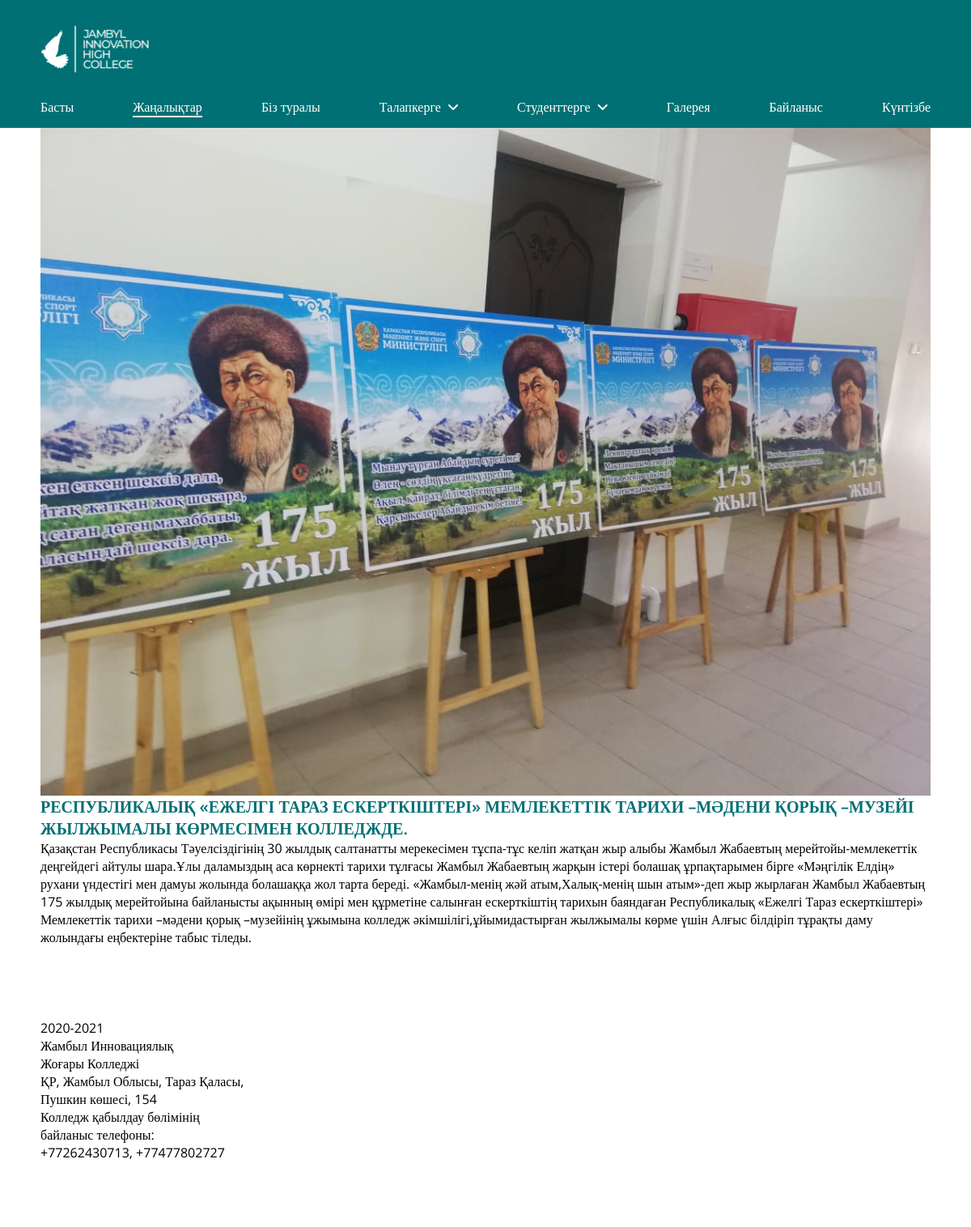
Screenshot of /post/respublikalyk-ezhelgi-taraz-eskertkishteri-memlekettik-tarikhi-mdeni-koryk-muzeii-zhylzhymaly-kormesimen-kolledzhde with the database file from the repository.
### mainapp/models.py (models this page shows, shortened)
class NewsPostForm(models.Model):
    title = models.CharField(max_length=200)
    img = models.ImageField(upload_to="gallery")
    date = models.DateField()
    slug = models.SlugField(default='',unique=True)
    description = models.TextField(max_length=900)

### mainapp/views.py (the view)
# urls.py: path('post/<slug>',  NewsPostDetailView.as_view(), name='post_detail'),
class NewsPostDetailView(DetailView): # новое
    model = NewsPostForm
    template_name = 'news-sinlge.html'
    def get_context_data(self, **kwargs):
        context = super().get_context_data(**kwargs)
        dropdown = NavList.objects.all()
        context['dropdown'] = dropdown
        return context

### templates/news-sinlge.html (shortened to what this page needs)
 {% load static %}
<!DOCTYPE html>
<html lang="en">
<head>
    <link rel="stylesheet" href="{%static 'css/style.css'%}">
    <link rel="stylesheet" href="https://cdnjs.cloudflare.com/ajax/libs/font-awesome/6.0.0-beta2/css/all.min.css"
    />
    <link href='https://unpkg.com/boxicons@2.0.9/css/boxicons.min.css' rel='stylesheet'>
    <link rel="stylesheet" href="https://unpkg.com/swiper@7/swiper-bundle.min.css" />
</head>
<body>
    <section class="navbar">
        <div class="container">
            <div class="header__body">
                <div class="navbar_top">
                    <div class="navbar_logo">
                        <a href="index.html">
                            <img src="{% static 'img/header_Logo.svg'%}" alt="">
                        </a>
                    </div>
                </div>
                <ul class="navbar_nav">
                    <li class="navbar_nav-list">
                        <a href="{% url 'index'%}" class="navbar_nav-link ">
                        Басты
                    </a>
                    </li>
                    <li class="navbar_nav-list">
                        <a href="{% url 'news'%}" class="navbar_nav-link active">
                        Жаңалықтар
                    </a>
                    </li>
                    <li class="navbar_nav-list">
                        <a href="{% url 'about'%}" class="navbar_nav-link">
                        Біз туралы
                    </a>
                    </li>
                    <li class="navbar_nav-list dropdown">
                        <a href="{% url 'talapker'%}" class="navbar_nav-link">
                        Талапкерге
                        <i class="fas fa-angle-down"></i>
                    </a>
                    </li>
                    <li class="navbar_nav-list dropdown">
                        <a href="{% url 'student'%}" class="navbar_nav-link">
                        Студенттерге
                        <i class="fas fa-angle-down"></i>
                    </a>
                    </li>
                    <li class="navbar_nav-list">
                        <a href="{% url 'gallery'%}" class="navbar_nav-link">
                        Галерея
                    </a>
                    </li>
                    <li class="navbar_nav-list">
                        <a href="{% url 'contact'%}" class="navbar_nav-link">
                        Байланыс
                    </a>
                    </li>
                    <li class="navbar_nav-list">
                        <a href="{% url 'calendar'%}" class="navbar_nav-link">
                        Күнтізбе
                    </a>
                    </li>
                </ul>
            </div>
        </div>
    </section>
    <div class="news-sinlge">
        <div class="container">
            <div class="news-sinlge__body">
                <div class="news-sinlge_img">
                    <img src="{{object.img.url}}" alt="">
                </div>
                <div class="news-sinlge_info">
                    <div class="news-sinlge__title">
                        <h3 class="main_title"> {{object.title}}</h3>
                    </div>
                    <div class="news-sinlge__text">
                        <p> {{object.description}}
                        </p>
                    </div>
                </div>
            </div>
        </div>
    </div>
    <footer class="footer">
        <div class="container">
            <div class="footer__body">
                <div class="footer_logo">
                    <img src="{% static 'img/footer_logo.svg'%}" alt="">
                </div>
                <div class="footer_info_block">
                    <div class="footer_info">
                        <p>2020-2021 <br> Жамбыл Инновациялық <br> Жоғары Колледжі</p>
                    </div>
                    <div class="footer_info">
                        <p>ҚР, Жамбыл Облысы, Тараз Қаласы, <br> Пушкин көшесі, 154</p>
                    </div>
                    <div class="footer_info">
                        <p>Колледж қабылдау бөлімінің <br> байланыс телефоны: <br>+77262430713, +77477802727</p>
                    </div>
                </div>
                <div class="footer_socials">
                    <div class="footer_icon">
                        <a href="">
                            <img src="{% static 'img/facebook_icon.svg'%}" alt="">
                        </a>
                    </div>
                    <div class="footer_icon">
                        <a href="">
                            <img src="{% static 'img/whatsapp_icon.svg'%}" alt="">
                        </a>
                    </div>
                    <div class="footer_icon">
                        <a href="">
                            <img src="{% static 'img/instagram_icon.svg'%}" alt="">
                        </a>
                    </div>
                </div>
            </div>
        </div>
    </footer>
</body>
</html>

### static/css/style.css (style rules this page uses)
* { padding: 0; margin: 0; border: 0; }
*, *:before, *:after { -webkit-box-sizing: border-box; box-sizing: border-box; scroll-behavior: smooth; }
nav, footer, header, aside { display: block; }
html, body { width: 100%; font-size: 100%; line-height: normal; font-size: 16px; font-family: "Open Sans"; }
a, a:visited { text-decoration: none; }
ul li { list-style: none; }
h1, h2, h3, h4, h5, h6 { font-family: "Open Sans"; }
img { max-width: 100%; display: block; height: auto; -webkit-user-select: none; -moz-user-select: none; -ms-user-select: none; user-select: none; vertical-align: top; -o-object-fit: contain; object-fit: contain; }
.container { max-width: 1290px; margin: 0 auto; }
@media (max-width: 1365px) { .container { max-width: 1100px; } }
.main_title { font-size: 20px; font-weight: 600; text-transform: uppercase; color: #007074; }
.navbar { background: #007074; }
.navbar_nav { display: -webkit-box; display: -ms-flexbox; display: flex; -webkit-box-pack: justify; -ms-flex-pack: justify; justify-content: space-between; padding-bottom: 15px; }
.navbar_top { padding: 30px 0 30px; display: -webkit-box; display: -ms-flexbox; display: flex; -webkit-box-pack: justify; -ms-flex-pack: justify; justify-content: space-between; }
.navbar_nav-link { color: #FFF; position: relative; }
.navbar_nav-link::before { content: ""; position: absolute; bottom: -2px; background: #FFF; height: 1.5px; width: 100%; opacity: 0; -webkit-transition: all 0.5s ease 0s; transition: all 0.5s ease 0s; }
.navbar_nav-link i { padding-left: 5px; }
.navbar_nav-list { position: relative; }
.navbar_nav .active { border-bottom: 2px solid #FFF; }

### rows the page displays
NewsPostForm: img (picture), title "РЕСПУБЛИКАЛЫҚ «ЕЖЕЛГІ ТАРАЗ ЕСКЕРТКІШТЕРІ» МЕМЛЕКЕТТІК ТАРИХИ –МӘДЕНИ ҚОРЫҚ –МУЗЕЙІ ЖЫЛЖЫМАЛЫ КӨРМЕСІМЕН КОЛЛЕДЖДЕ.", description "Қазақстан Республикасы Тәуелсіздігінің 30 жылдық салтанатты мерекесімен тұспа-тұс келіп жатқан жыр алыбы Жамбыл Жабаевтың мерейтойы-мемлекеттік деңгейдегі айтулы шара.Ұлы даламыздың аса көрнекті тарихи тұлғасы Жамбыл Жабаевтың жарқын істері болашақ ұрпақтарымен бірге «Мәңгілік Елдің» рухани үндестігі мен дамуы жолында болашаққа жол тарта береді. «Жамбыл-менің жәй атым,Халық-менің шын атым»-деп жыр жырлаған Жамбыл Жабаевтың 175 жылдық мерейтойына байланысты ақынның өмірі мен құрметіне салынған ескерткіштің тарихын баяндаған Республикалық «Ежелгі Тараз ескерткіштері» Мемлекеттік тарихи –мәдени қорық –музейінің ұжымына колледж әкімшілігі,ұйымидастырған жылжымалы көрме үшін Алғыс білдіріп…"
